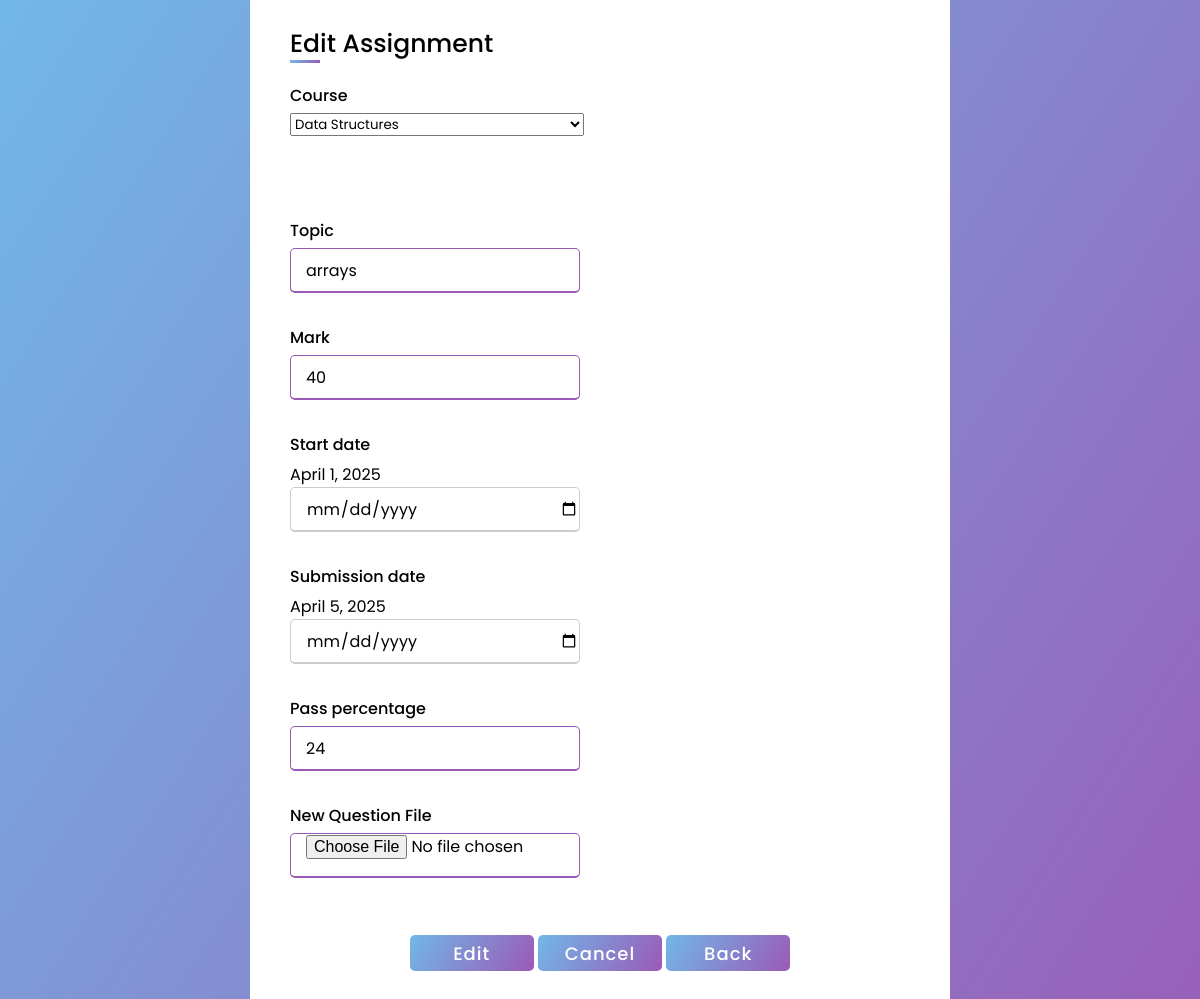
Page /edit_assignment/1 (signed in) on the committed database.
### learn/models.py (models this page shows)
class Assignment(models.Model):
    assignment_topic = models.CharField(max_length=200, null=True)
    assignment_upload = models.FileField(null=True)
    total_marks = models.CharField(max_length=200, null=True)
    pass_percent = models.CharField(max_length=200, null=True)
    start_date = models.DateField(null=True)
    submission_date = models.DateField(null=True)
    teacher_reg = models.ForeignKey(Registration, on_delete=models.SET_NULL, null=True, related_name='assignment_tea_reg')
    assign_course = models.ForeignKey(Course, on_delete=models.CASCADE, null=True,related_name='assignment_to_course')

### learn/views.py (the view, shortened to what this page needs)
# urls.py: path('edit_assignment/<id>', learn.views.edit_assignment, name='edit_assignment'),
def edit_assignment(request, id):
    id = int(id)
    ccf = Assignment.objects.get(id = id)
    gttf = Registration.objects.get(id = request.session['logg'])
    tft = Course.objects.filter(cou_reg = gttf)
    return render(request,'edit_assignment.html',{'tft':tft,'ccf':ccf})

### Templates/edit_assignment.html (shortened to what this page needs)
<html lang="en">
<head>
</head>
<body>
    <div class="container" style="margin-top:35%;height:155%;">
        <div class="title">Edit Assignment</div>
    <form method="post" action="{% url 'edit_assignment' ccf.id %}" enctype="multipart/form-data">
        <div class="user_details">
            <div class="input_pox">
                    <span class="datails">Course</span>
                     <select id="country" name="cn">
                         {% for i in tft %}
                         <option value="{{i.id}}">{{i.Course_title}}</option>
                         {% endfor %}
                     </select>
            </div>
        </div>
      <br><br>
            <div class="user_details">
                <div class="input_pox">
                    <span class="datails">Topic</span>
                    <input type="text" value="{{ccf.assignment_topic}}" name="at" required>
                </div>
            </div>
            <div class="user_details">
                <div class="input_pox">
                    <span class="datails">Mark</span>
                    <input type="text" value="{{ccf.total_marks}}" name="m" required>
                </div>
            </div>
            <div class="user_details">
                <div class="input_pox">
                    <span class="datails">Start date</span>
                     <label>{{ccf.start_date}}</label>
                     <input type="date" value="{{ccf.start_date}}" name="sd" required>
                </div>
            </div>
            <div class="user_details">
                <div class="input_pox">
                    <span class="datails">Submission date</span>
                    <label>{{ccf.submission_date}}</label>
                    <input type="date" id="lname" value="{{ccf.submission_date}}" name="ed" required>
                </div>
            </div>
             <div class="user_details">
                <div class="input_pox">
                    <span class="datails">Pass percentage</span>
                    <input type="number" step="0.01" id="lname" value="{{ccf.pass_percent}}" name="pass_perc" required>
                </div>
            </div>
             <div class="user_details">
                <div class="input_pox">
                    <span class="datails">New Question File</span>
                    <input type="file" name="q">
                </div>
            </div>
  <center>
  <div class="button">
                <input type="submit" value="Edit">
                <input type="reset" value="Cancel">
                <input type="button" value="Back" onclick="location.href='{% url 'assignment' %}'">
            </div></center>
        </form>
    </div>
</body>
</html>

### Templates/edit_assignment.html (style rules this page uses)
* { margin: 0; padding: 0; box-sizing: border-box; font-family: 'Poppins',sans-serif; }
body { display: flex; height: 100vh; justify-content: center; align-items: center; background: linear-gradient(123deg, #71b8e7,#9b59b6); }
.container { max-width: 700px; width: 100%; background: #fff; padding: 35px 40px; border-radius: 5px; }
.container .title { font-size: 25px; font-weight: 500; position: relative; }
.container .title::before { content: ''; position: absolute; left: 0; bottom: 0; height: 3px; width: 30px; background: linear-gradient(123deg, #71b8e7,#9b59b6); }
.container form .user_details { display: flex; flex-wrap: wrap; justify-content: space-between; }
form .user_details .input_pox { margin-bottom: 15px; margin: 20px 0 12px 0; width: calc(100% / 2 - 20px); }
.user_details .input_pox .datails { display: block; font-weight: 500; margin-bottom: 5px; }
.user_details .input_pox input { height: 45px; width: 100%; outline: none; border-radius: 5px; border: 1px solid #ccc; padding-left: 15px; font-size: 16px; border-bottom-width: 2px; transition: all 0.3s ease; }
.user_details .input_pox input:focus, .user_details .input_pox input:valid { border-color: #9b59b6; }
form .button { height: 45px; margin: 45px 0; }
form .button input { height: 80%; width: 20%; outline: none; color: #fff; border: none; font-size: 18px; font-weight: 500; border-radius: 5px; letter-spacing: 1px; background: linear-gradient(123deg, #71b8e7,#9b59b6); }

### rows in the picture
Assignment: at "arrays", m "40", start_date "April 1, 2025", submission_date "April 5, 2025", pass_perc "24"

### other values in the picture
form field cn "Data Structures"
